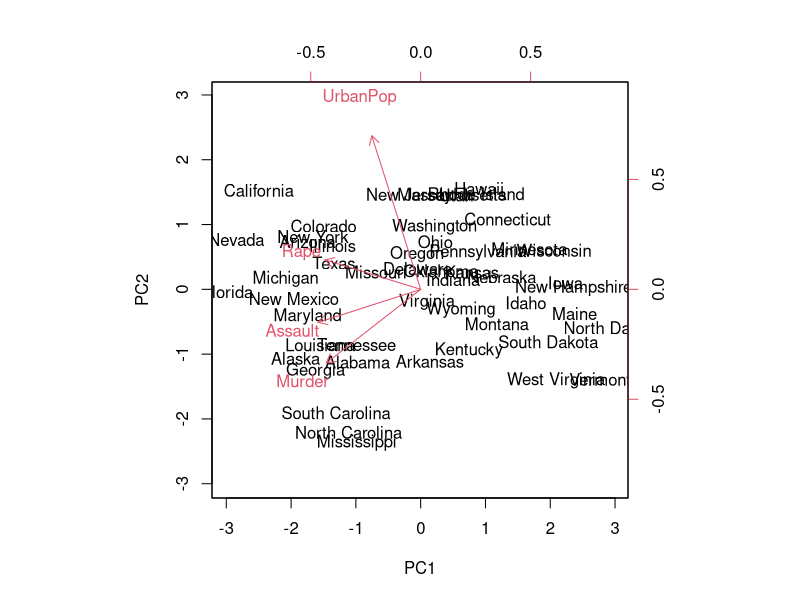
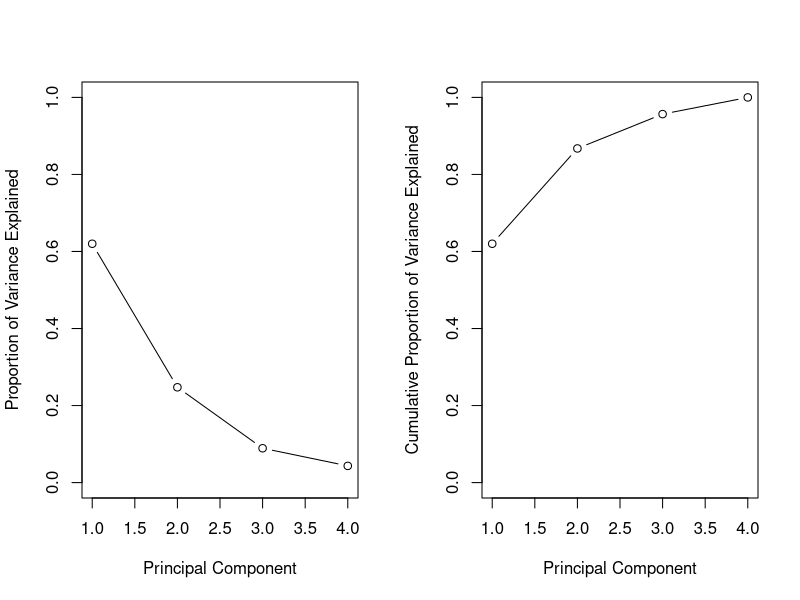
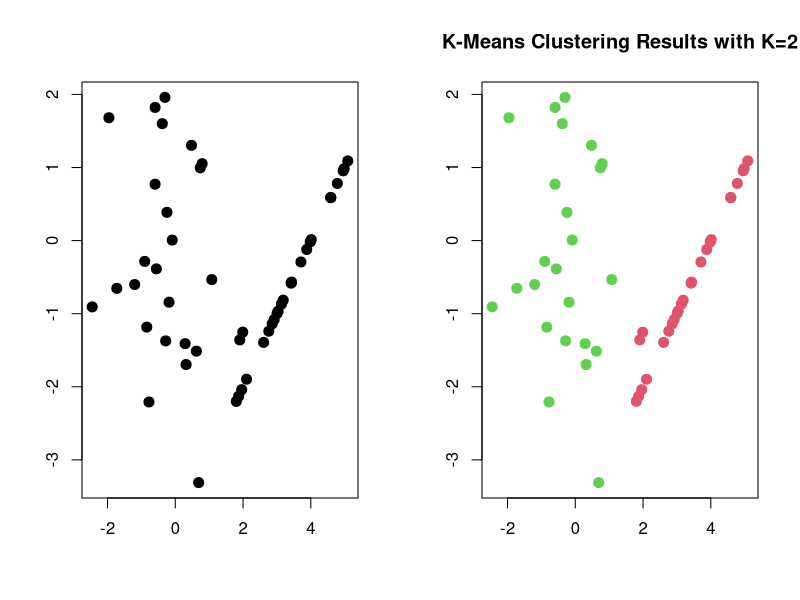
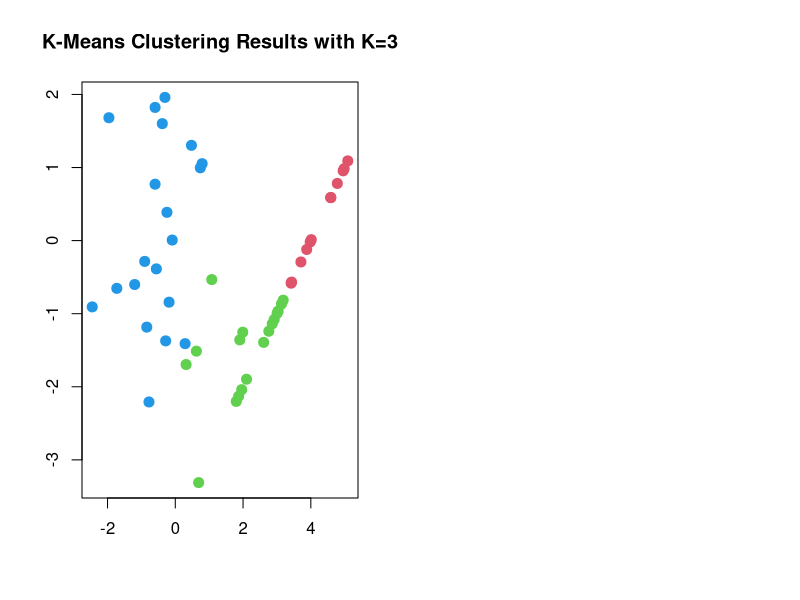
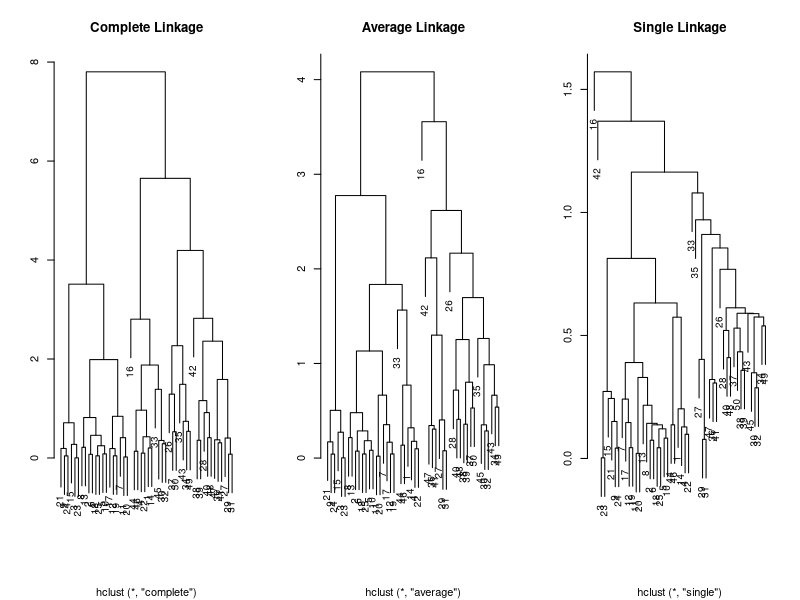
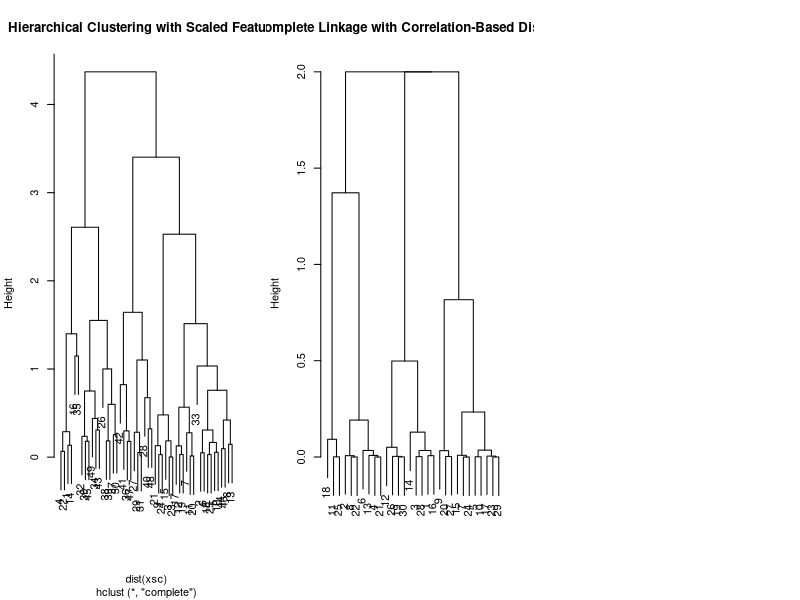

Here is the R script that generated these plots, in order:
## Lab 11 Unsupervised Learning Methods

## Lab 11.1: Principal Component Analysis
## We perform PCA on the USArrests data set
## The row of the data set contain 50 states, in alphabetical order
states <-row.names(USArrests)
states
## The column of the data contain the four variables
names(USArrests)
## 4 variables have vastly different means and variance, hence it is important to standarize the variables to have mean zero and std one before performing PCA
apply(USArrests, 2, mean)
apply(USArrests, 2, var)
## prcomp() function is used to perform PCA
## By default, the prcomp() function centers the variables to have mean zero
## By using the option scale=TRUE, we scale the variables to have deviation one
pr.out <-prcomp(USArrests, scale=TRUE)
names(pr.out)
## The center and scale components correspond to the means and standard deviations of the variables that were used for scaling prior to implementing PCA
pr.out$center
pr.out$scale
## The rotation matrix provides the principal component loadings, each column contaisn the corresponding PC loading vector
pr.out$rotation
## The 50 by 4 matrix x has its columns the prncipal component score vectors, i.e. the kth column is the kth PC score vector
dim(pr.out$x)
## We can plot the first two principal components as follows
## The scale=0 argument to biplot() ensures that the arrows are scaled to represent the loadings
## other values for scale give slightly different biplots with different interpretations
biplot(pr.out, scale=0)
## prcomp() function aslo outputs the standard deviation of each principal component
pr.out$sdev
## The variance explained by each principal component
pr.var <-pr.out$sdev^2
## The proportion of variance explained by each principal component
pve <-pr.var/sum(pr.var)
pve
## We can plot the PVE explained by each component, as well as the cumulative PVE, as follows
par(mfrow=c(1,2))
plot(pve, xlab="Principal Component", ylab="Proportion of Variance Explained", ylim=c(0,1), type='b')
plot(cumsum(pve), xlab="Principal Component", ylab="Cumulative Proportion of Variance Explained", ylim=c(0,1), type='b')

## Lab 10.2: K-means clustering
## Simulation data: two clusters; the first 25 observations have a mean shift relative to the next 25 observations
set.seed(2)
x <-matrix(rnorm(50*2), ncol=2)
x[1:25, 1] <-x[1:25, 1] +3
x[1:25, 2] <-x[1:25, 1] -4
plot(x, xlab="", ylab="",pch=20, cex=2)

## The cluster assignments of the 50 observations are contained 
## kmeans() performs K-means clustering in R
## If a value of nstart greater than one used, then K-means clustering will be performed using multiple random assignments for the starting values
km.out <-kmeans(x, 2, nstart=20)
km.out$cluster
## We plot the data, with each observation colored according to its cluster assignment
plot(x, col=(km.out$cluster+1), main="K-Means Clustering Results with K=2", xlab="", ylab="", pch=20, cex=2)
## We redo everything setting the number of clusters to be 3
set.seed(4)
km.out <-kmeans(x, 3, nstart=20)
km.out
plot(x, col=(km.out$cluster+1), main="K-Means Clustering Results with K=3", xlab="", ylab="", pch=20, cex=2)

## Here we compare using nstart=1 to nstart=20
## Note km.out$tot.withinss is the total within-cluster sum of squares, which we seek to minimize by performing K-means clustering
## Try nstart =20-50
set.seed(3)
km.out <-kmeans(x, 3, nstart=1)
km.out$tot.withinss
km.out <-kmeans(x, 3, nstart=20)
km.out$tot.withinss
## We strongly recommend always running K-menas clustering with a large value of nstart, such as 20 or 50, since otherwise an undesirable local optimum may be obtained

## Lab 10.3: Hierarchical clustering
## hclust() function implements hierarchical clustering in R
## dist() function is used to compute the 50 by 50 inter-observation Euclidean distance matrix
# Complete linkage is recommended
hc.complete <-hclust(dist(x), method="complete")
hc.average <-hclust(dist(x), method="average")
hc.single <-hclust(dist(x), method="single")

par(mfrow=c(1,3))
plot(hc.complete, main="Complete Linkage", xlab="", ylab="", cex=0.9)
plot(hc.average, main="Average Linkage", xlab="", ylab="", cex=0.9)
plot(hc.single, main="Single Linkage", xlab="", ylab="", cex=0.9)

## To determine the cluster labels for each obervations associated with a given cut of the dendrogram, we can use the cutree() function
cutree(hc.complete, 2)
cutree(hc.average, 2)
cutree(hc.single, 2)
## Complete and average linkage generally separate the obervaitons into their correct groups
## Signle linkage identifies one points as belonging to its own cluster. 
## A more sensible answer is obtained when four clusters are selected, although there are still two singletons
cutree(hc.single, 4)

## To scale the variables before performing hierarchical clustering of the observations, we use scale() function
xsc <-scale(x)
plot(hclust(dist(xsc), method="complete"), main="Hierarchical Clustering with Scaled Features")

## Correlation-based distance can be computed using the as.dist() function, which converts an arbitrary square symmetric matrix into a form 
## that the hclust() function recognizes as a distance matrix
## However this onlymakes sense for data with at least three features since the abslute correlation between any two observations with measurements on two features is always 1
## Hence we will cluster a three-dimensioinal data set
x <-matrix(rnorm(30*3), ncol=3)
## Similar shape corresponds to the correlation closer to one, hence we consider one minus the correlation, The closer to zero this value is, the more similarity we have.
dd <-as.dist(1-cor(t(x)))
plot(hclust(dd, method="complete"), main="Complete Linkage with Correlation-Based Distance", xlab="", sub="")

## See the Session 10.6 of ISL for different applying unsupervised learning tools on the NC160 cancer cell line microarray data. 
